Frame 1 (no input): blank canvas, image omitted
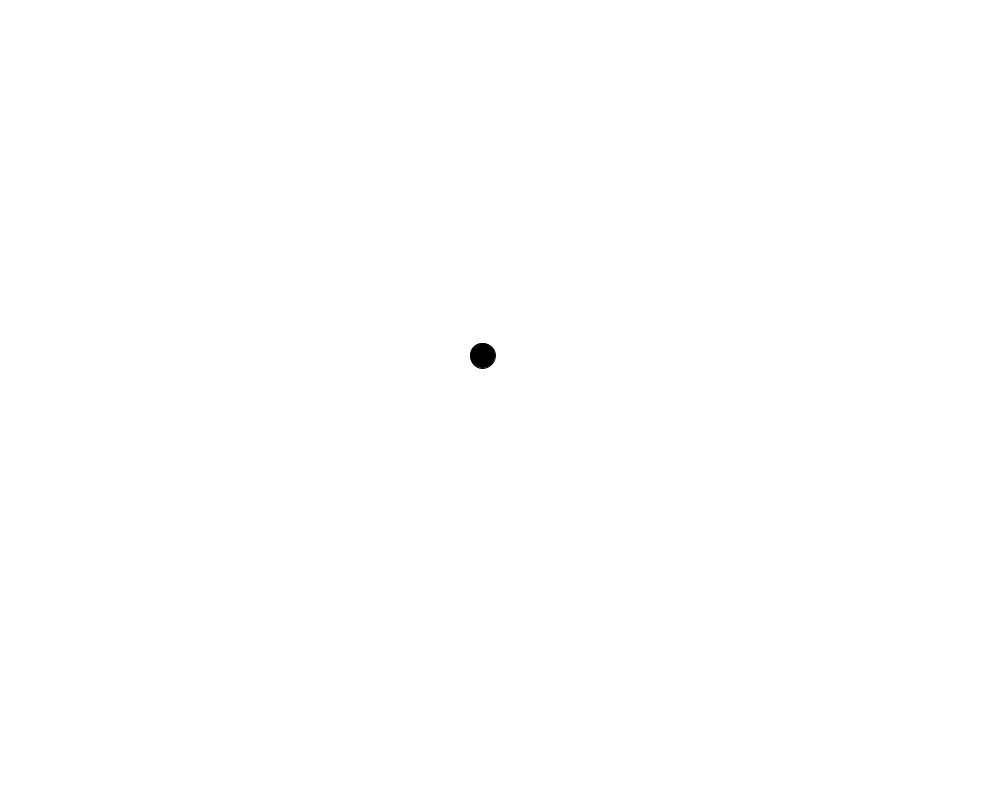
Frame 60 (the mouse pressed at the canvas centre just before this capture)
Frame 120 (the mouse held since frame 60 and released just before this capture): blank canvas, image omitted

The Processing sketch that drew this single still picture (run headless with seeded random() and noise(); from frame 60 on, the mouse is pressed at the canvas centre):

// Processing sketch: RandomStep
// ── RandomStep.pde
RandomSteper randomer;
void setup()
{
  size(1000,800);
  randomer = new RandomSteper();
}

void draw()
{
  randomer.step();
  randomer.display();
}
// ── RandomSteper.pde
class RandomSteper
{
  float x;
  float y;
  float stepX;
  float stepY;
  int mx;
  int my;
  RandomSteper()
  {
    x = width/2;
    y = height/2;
    mx=my=1;
    stepX = stepY =0;
  }
  
  void step()
  {
    mx = my =1;
    float randomX = random(1);
    float randomY = random(1);
    if(mouseX<x) mx*=-1;
    if(mouseY<y) my*=-1;
    stepX = LengthStep();
    stepY = LengthStep();
    if(randomX<0.6)
    {
      x+=stepX*mx;
    }else
    {
      x-=stepX*mx;
    }
    if(randomY<0.6)
    {
      y+=stepY*my;
    }else
    {
      y-=stepY*my;
    }
    
    
  }
  
  float LengthStep()
  {
    float probably = 0;
    float step = 0;
    do
    {
      probably = random(5);
      step = random(5);
    }while(step>probably*probably);
    return probably;
  }
  
  void display()
  {
    background(255);
    fill(0);
    ellipse(x,y,25,25);
  }
}
